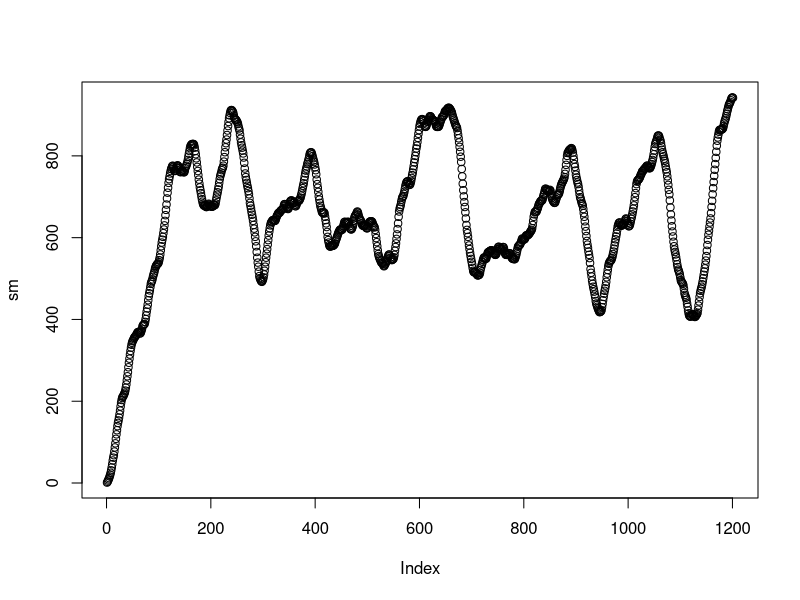
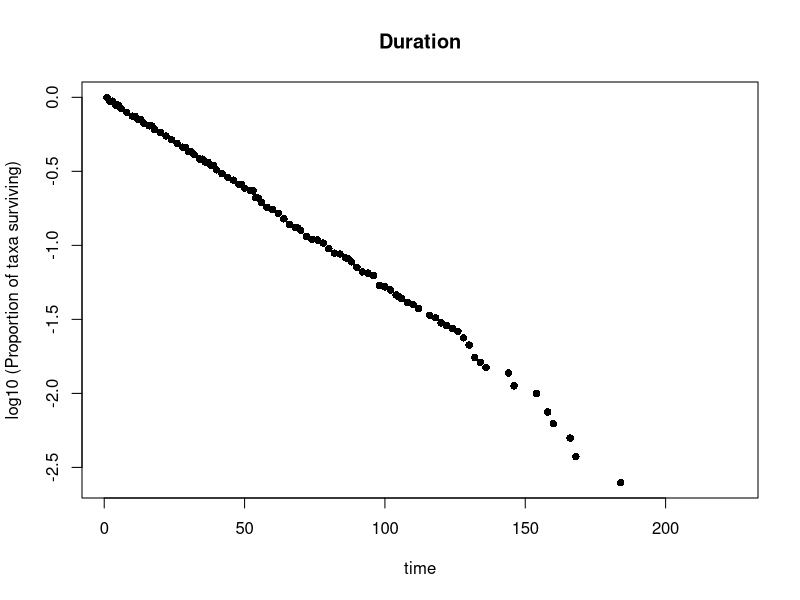
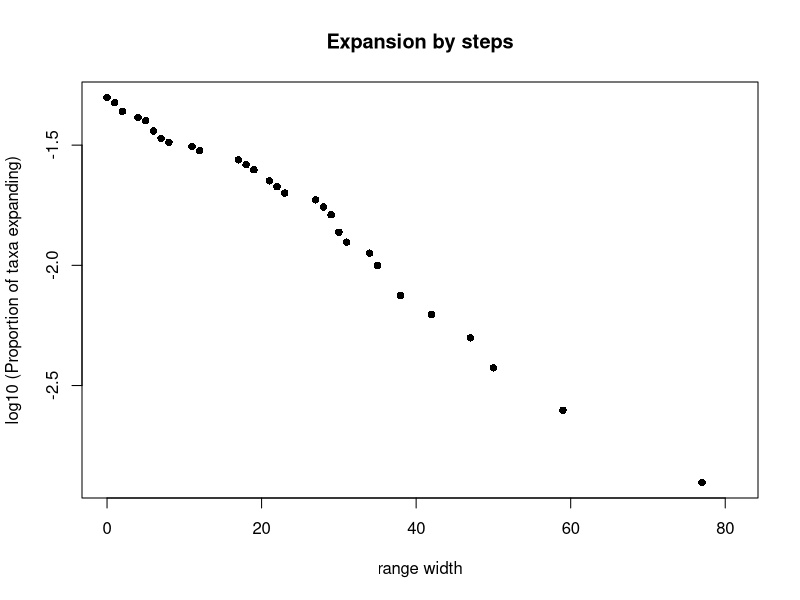
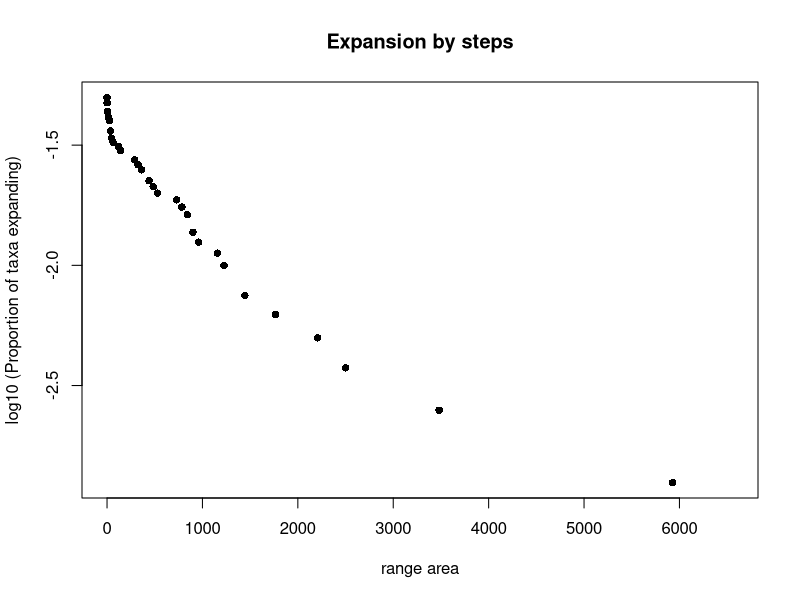
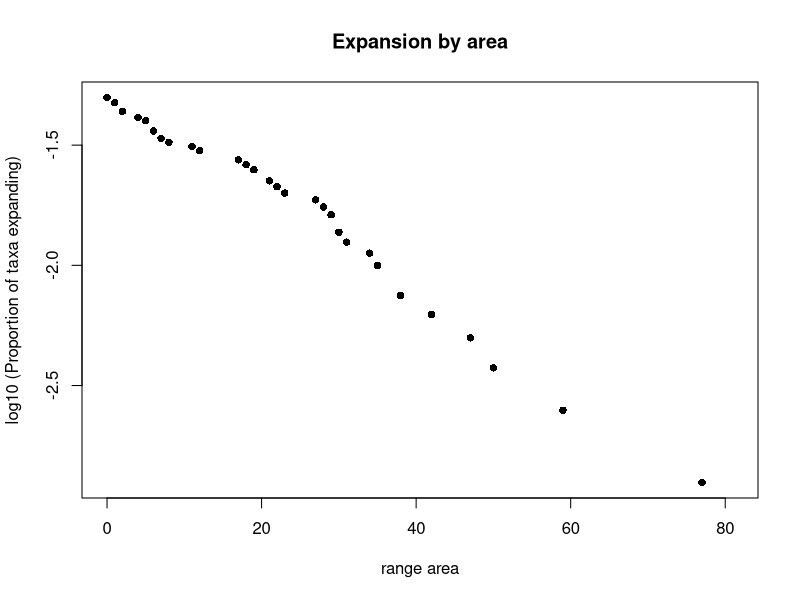
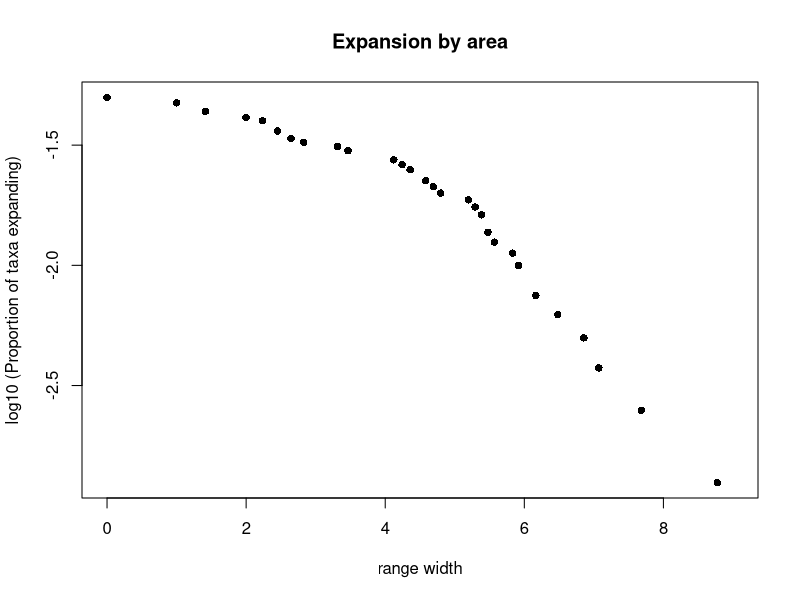

Source code (R) for these figures, in order:
# 2024 01 15 I.Zliobaite

p_decline <- 0.05

tsteps <- 1200

taxa_alive <- matrix(0,tsteps+1,1200+1)

taxa_alive[1,1] <- 1

set.seed(1981) 

do_snapshot <- TRUE

for (sk in 1:tsteps){
  ind_rising <- which(taxa_alive[,sk]>0)
  n_rising <- length(ind_rising)
  probs <- runif(n_rising)
  ind <- which(probs<=p_decline)
  taxa_alive[ind_rising,sk+1] <- taxa_alive[ind_rising,sk] + 1
  taxa_alive[ind_rising[ind],sk+1] <- (-taxa_alive[ind_rising[ind],sk])
  
  ind_declining <- which(taxa_alive[,sk]<0)
  sum_declining <- apply(taxa_alive,1,sum)
  ind_more_decline <- which(sum_declining[ind_declining]>0)
  taxa_alive[ind_declining[ind_more_decline],sk+1] <- taxa_alive[ind_declining[ind_more_decline],sk] +1 
  
  taxa_alive[sk+1,sk+1] <- 1
}

sm <- apply(abs(taxa_alive),2,sum)

pdf('fig_apply.pdf')
plot(sm)
dev.off()

taxa_alive <- taxa_alive[201:(dim(taxa_alive)[1]-200),201:(dim(taxa_alive)[2]-200)]

durations <- c()

for (sk in 1:dim(taxa_alive)[1]){
  ii <- which(taxa_alive[sk,]!=0)
  durations <- c(durations,length(ii))
}

range_wd_by_area <- c()
range_wd_by_steps <- c()
range_wd_by_areasqrt <- c()
range_wd_by_steps2 <- c()

taxa_alive_by_areasqrt <- sqrt(abs(taxa_alive))
taxa_alive_by_area <- abs(taxa_alive)
taxa_alive_by_steps <- abs(taxa_alive)
taxa_alive_by_steps2 <- abs(taxa_alive)*abs(taxa_alive)

if (do_snapshot){
    snapshot_now <- 456 #why not
    range_wd_by_area <- taxa_alive_by_area[,snapshot_now]
    range_wd_by_areasqrt <- taxa_alive_by_areasqrt[,snapshot_now]
    range_wd_by_steps <- taxa_alive_by_steps[,snapshot_now]
    range_wd_by_steps2 <- taxa_alive_by_steps2[,snapshot_now]
    
}else{
  for (sk in 1:dim(taxa_alive)[1]){
    
    range_wd_by_area <- c(range_wd_by_area,max(taxa_alive_by_area[sk,]))
    range_wd_by_areasqrt <- c(range_wd_by_areasqrt,max(taxa_alive_by_areasqrt[sk,]))
    range_wd_by_steps <- c(range_wd_by_steps,max(taxa_alive_by_steps[sk,]))
    range_wd_by_steps2 <- c(range_wd_by_steps2,max(taxa_alive_by_steps2[sk,]))
  }
  
}




un_dur <- unique(durations)
un_dur <- un_dur[order(un_dur)]
law_duration <- c()
n_sp <- sum(durations>0)

for (sk in 1:length(un_dur)){
  
  # how many survive past threshold
  ind <- which(durations>un_dur[sk])
  
  #statistics for the law
  law_duration <- rbind(law_duration,c(un_dur[sk],length(ind),length(ind)/n_sp))
}
  
colnames(law_duration) <- c('duration','nsuv','psurvive')

pdf('fig_duration.pdf', width = 3.5, height = 4)
plot(law_duration[,'duration'],log10(law_duration[,'psurvive']),pch=16,cex = 1,xlab = 'time',ylab = 'log10 (Proportion of taxa surviving)',main = 'Duration')
dev.off()  
  

un_steps <- unique(range_wd_by_steps)
un_steps <- un_steps[order(un_steps)]
law_steps <- c()

for (sk in 1:length(un_steps)){
  
  ind <- which(range_wd_by_steps>un_steps[sk])
  law_steps <- rbind(law_steps,c(un_steps[sk],length(ind),length(ind)/n_sp))
}

law_steps <- cbind(law_steps,log10(law_steps[,3]),log10(law_steps[,1]))

colnames(law_steps) <- c('steps','nsuv','pexpand','log10p','log10r')

pdf('fig_steps.pdf', width = 3.5, height = 4)
plot(law_steps[,'steps'],log10(law_steps[,'pexpand']),pch=16,cex = 1,xlab = 'range width',ylab = 'log10 (Proportion of taxa expanding)',main = 'Expansion by steps')
dev.off()  

  
un_steps2 <- unique(range_wd_by_steps2)
un_steps2 <- un_steps2[order(un_steps2)]
law_steps2 <- c()

for (sk in 1:length(un_steps2)){
  
  ind <- which(range_wd_by_steps2>un_steps2[sk])
  law_steps2 <- rbind(law_steps2,c(un_steps2[sk],length(ind),length(ind)/n_sp))
}

law_steps2 <- cbind(law_steps2,log10(law_steps2[,3]),log10(law_steps2[,1]))

colnames(law_steps2) <- c('steps2','nsuv','pexpand','log10p','log10r')


pdf('fig_steps2.pdf', width = 3.5, height = 4)
plot(law_steps2[,'steps2'],log10(law_steps2[,'pexpand']),pch=16,cex = 1,xlab = 'range area',ylab = 'log10 (Proportion of taxa expanding)',main = 'Expansion by steps')
dev.off()  



un_area <- unique(range_wd_by_area)
un_area <- un_area[order(un_area)]
law_area <- c()

for (sk in 1:length(un_area)){
  
  ind <- which(range_wd_by_area>un_area[sk])
  law_area <- rbind(law_area,c(un_area[sk],length(ind),length(ind)/n_sp))
}

law_area <- cbind(law_area,log10(law_area[,3]),log10(law_area[,1]))

colnames(law_area) <- c('area','nsuv','pexpand','log10p','log10r')


pdf('fig_area.pdf', width = 3.5, height = 4)
plot(law_area[,'area'],log10(law_area[,'pexpand']),pch=16,cex = 1,xlab = 'range area',ylab = 'log10 (Proportion of taxa expanding)',main = 'Expansion by area')
dev.off()  



un_areasqrt <- unique(range_wd_by_areasqrt)
un_areasqrt <- un_areasqrt[order(un_areasqrt)]
law_areasqrt <- c()

for (sk in 1:length(un_areasqrt)){
  
  ind <- which(range_wd_by_areasqrt>un_areasqrt[sk])
  law_areasqrt <- rbind(law_areasqrt,c(un_areasqrt[sk],length(ind),length(ind)/n_sp))
}

law_areasqrt <- cbind(law_areasqrt,log10(law_areasqrt[,3]),log10(law_area[,1]))

colnames(law_areasqrt) <- c('areasqrt','nsuv','pexpand','log10p','log10r')


pdf('fig_areasqrt.pdf', width = 3.5, height = 4)
plot(law_areasqrt[,'areasqrt'],log10(law_areasqrt[,'pexpand']),pch=16,cex = 1,xlab = 'range width',ylab = 'log10 (Proportion of taxa expanding)',main = 'Expansion by area')
dev.off()  


results <- c()
# tests
law_steps <- as.data.frame(law_steps)
law_steps <- law_steps[2:(dim(law_steps)[1]-1),]
fit <- lm(log10p ~ steps,data = law_steps)
r2 <- round(summary(fit)$r.squared,digits = 3)
results_now <- c('Expansion by steps','range width','semilog',r2)
results <- rbind(results,results_now)

fit <- lm(pexpand ~ steps,data = law_steps)
r2 <- round(summary(fit)$r.squared,digits = 3)
results_now <- c('Expansion by steps','range width','plain',r2)
results <- rbind(results,results_now)

fit <- lm(log10p ~ log10r,data = law_steps)
r2 <- round(summary(fit)$r.squared,digits = 3)
results_now <- c('Expansion by steps','range width','loglog',r2)
results <- rbind(results,results_now)



law_steps2 <- as.data.frame(law_steps2)
law_steps2 <- law_steps2[2:(dim(law_steps2)[1]-1),]
fit <- lm(log10p ~ steps2,data = law_steps2)
r2 <- round(summary(fit)$r.squared,digits = 3)
results_now <- c('Expansion by steps','range area','semilog',r2)
results <- rbind(results,results_now)

fit <- lm(pexpand ~ steps2,data = law_steps2)
r2 <- round(summary(fit)$r.squared,digits = 3)
results_now <- c('Expansion by steps','range area','plain',r2)
results <- rbind(results,results_now)

fit <- lm(log10p ~ log10r,data = law_steps2)
r2 <- round(summary(fit)$r.squared,digits = 3)
results_now <- c('Expansion by steps','range area','loglog',r2)
results <- rbind(results,results_now)




law_areasqrt <- as.data.frame(law_areasqrt)
law_areasqrt <- law_areasqrt[2:(dim(law_areasqrt)[1]-1),]
fit <- lm(log10p ~ areasqrt,data = law_areasqrt)
r2 <- round(summary(fit)$r.squared,digits = 3)
results_now <- c('Expansion by area','range width','semilog',r2)
results <- rbind(results,results_now)

fit <- lm(pexpand ~ areasqrt,data = law_areasqrt)
r2 <- round(summary(fit)$r.squared,digits = 3)
results_now <- c('Expansion by area','range width','plain',r2)
results <- rbind(results,results_now)

fit <- lm(log10p ~ log10r,data = law_areasqrt)
r2 <- round(summary(fit)$r.squared,digits = 3)
results_now <- c('Expansion by area','range width','loglog',r2)
results <- rbind(results,results_now)




law_area <- as.data.frame(law_area)
law_area <- law_area[2:(dim(law_area)[1]-1),]
fit <- lm(log10p ~ area,data = law_area)
r2 <- round(summary(fit)$r.squared,digits = 3)
results_now <- c('Expansion by area','range area','semilog',r2)
results <- rbind(results,results_now)

fit <- lm(pexpand ~ area,data = law_area)
r2 <- round(summary(fit)$r.squared,digits = 3)
results_now <- c('Expansion by area','range area','plain',r2)
results <- rbind(results,results_now)

fit <- lm(log10p ~ log10r,data = law_area)
r2 <- round(summary(fit)$r.squared,digits = 3)
results_now <- c('Expansion by area','range area','loglog',r2)
results <- rbind(results,results_now)


write.table(results, file = 'results_snapshot.csv',col.names = TRUE,row.names = FALSE, sep = '\t')   

